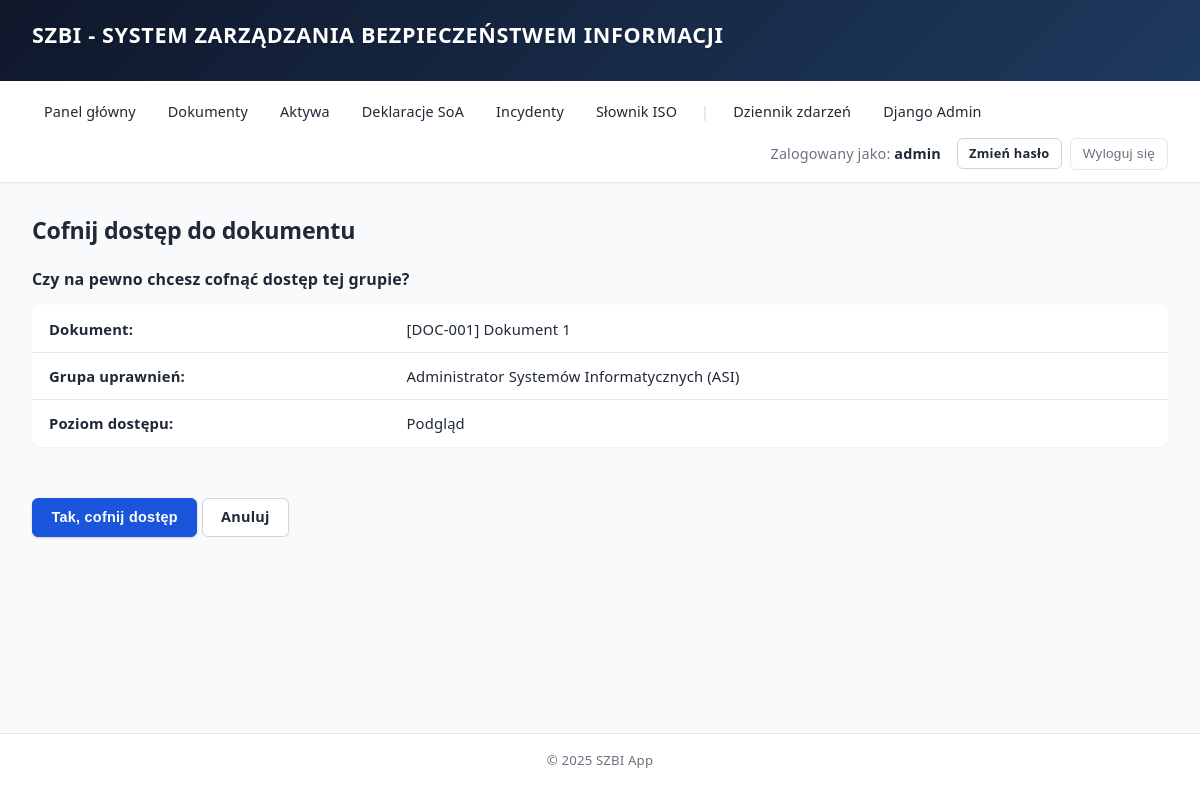
Page /documents/1/dostep/1/cofnij/ (signed in) on the committed database.
### documents/models.py (models this page shows, shortened)
class Document(models.Model):
    STATUS = [
        ('draft', 'Szkic'),
        ('review', 'W przeglądzie'),
        ('approval', 'Oczekuje na zatwierdzenie'),
        ('published', 'Opublikowany'),
        ('archived', 'Zarchiwizowany'),
    ]
    DOCUMENT_TYPE_CHOICES = [
        ('policy', 'Polityka'),
        ('procedure', 'Procedura'),
        ('instruction', 'Instrukcja'),
        ('regulation', 'Regulamin'),
        ('plan', 'Plan'),
        ('report', 'Raport'),
        ('record', 'Zapis'),
        ('other', 'Inny'),
    ]
    WORKFLOW_TRANSITIONS = {
        'draft': ['review'],
        'review': ['draft', 'approval'],
        'approval': ['review', 'published'],
        'published': ['archived'],
        'archived': ['draft'],
    }
    designation = models.CharField(
        max_length=50,
        unique=True,
        verbose_name="Oznaczenie",
        help_text="Unikalne oznaczenie dokumentu, np. POL-001, PROC-003"
    )
    title = models.CharField(max_length=255, verbose_name="Tytuł")
    document_type = models.CharField(
        max_length=20,
        choices=DOCUMENT_TYPE_CHOICES,
        default='other',
        verbose_name="Rodzaj dokumentu"
    )
    description = models.TextField(blank=True, verbose_name="Opis")
    owner = models.ForeignKey(
        User,
        on_delete=models.PROTECT,
        verbose_name="Właściciel"
    )
    status = models.CharField(
        max_length=20,
        choices=STATUS,
        default='draft',
        verbose_name="Status"
    )
    created_at = models.DateTimeField(auto_now_add=True, verbose_name="Data utworzenia")
    updated_at = models.DateTimeField(auto_now=True, verbose_name="Data modyfikacji")
    class Meta:
        verbose_name = "Dokument"
        verbose_name_plural = "Dokumenty"
        ordering = ['-updated_at']

class DocumentAccess(models.Model):
    ACCESS_LEVEL_CHOICES = [
        ('view', 'Podgląd'),
        ('edit', 'Edycja'),
        ('manage', 'Zarządzanie'),
    ]
    document = models.ForeignKey(
        Document, on_delete=models.CASCADE, related_name='access_entries',
        verbose_name="Dokument"
    )
    permission_group = models.ForeignKey(
        'core.PermissionGroup', on_delete=models.CASCADE,
        related_name='document_access',
        verbose_name="Grupa uprawnień"
    )
    access_level = models.CharField(
        max_length=10, choices=ACCESS_LEVEL_CHOICES, default='view',
        verbose_name="Poziom dostępu"
    )
    granted_by = models.ForeignKey(
        User, on_delete=models.SET_NULL, null=True,
        related_name='granted_document_access',
        verbose_name="Nadał"
    )
    granted_at = models.DateTimeField(auto_now_add=True, verbose_name="Data nadania")
    class Meta:
        verbose_name = "Dostęp do dokumentu"
        verbose_name_plural = "Dostępy do dokumentów"
        unique_together = ['document', 'permission_group']
        ordering = ['document', 'permission_group']

### core/models.py (models this page shows, shortened)
class PermissionGroup(models.Model):
    name = models.CharField(max_length=255, verbose_name="Nazwa grupy")
    description = models.TextField(verbose_name="Opis", blank=True)
    permissions = models.ManyToManyField(
        Permission,
        blank=True,
        related_name='groups',
        verbose_name="Uprawnienia"
    )
    created_at = models.DateTimeField(auto_now_add=True, verbose_name="Data utworzenia")
    updated_at = models.DateTimeField(auto_now=True, verbose_name="Data modyfikacji")
    class Meta:
        verbose_name = "Grupa uprawnień"
        verbose_name_plural = "Grupy uprawnień"
        ordering = ['name']

### documents/views.py (the view, shortened to what this page needs)
# urls.py: path('<int:pk>/dostep/<int:access_pk>/cofnij/', document_revoke_access, name='revoke_access'),
@szbi_permission_required([PERM_DOCUMENTS_ADMIN, PERM_DOCUMENTS_OWNER])
def document_revoke_access(request, pk, access_pk):
    document = get_object_or_404(Document, pk=pk)
    access = get_object_or_404(DocumentAccess, pk=access_pk, document=document)
    return render(request, 'documents/document_revoke_access.html', {
        'document': document,
        'access': access,
    })

### core/mixins.py (called while the page is built, shortened)
def szbi_permission_required(permission_name, login_url=None, raise_exception=False):
    def decorator(view_func):
        @wraps(view_func)
        def _wrapped_view(request, *args, **kwargs):
            if not request.user.is_authenticated:
                from django.contrib.auth.views import redirect_to_login
                return redirect_to_login(request.get_full_path(), login_url)
            has_perm = False
            if request.user.is_superuser:
                has_perm = True
            if has_perm:
                return view_func(request, *args, **kwargs)
            if raise_exception:
                raise PermissionDenied("Nie masz uprawnień do wykonania tej operacji.")
            return redirect('core:dashboard_access_denied')
        return _wrapped_view
    return decorator

### templates/documents/document_revoke_access.html (shortened to what this page needs)
{% extends "base.html" %}
{% block content %}
<h2>Cofnij dostęp do dokumentu</h2>
<div>
    <p><strong>Czy na pewno chcesz cofnąć dostęp tej grupie?</strong></p>
    <table class="detail-table">
        <tr>
            <td><strong>Dokument:</strong></td>
            <td>[{{ document.designation }}] {{ document.title }}</td>
        </tr>
        <tr>
            <td><strong>Grupa uprawnień:</strong></td>
            <td>{{ access.permission_group.name }}</td>
        </tr>
        <tr>
            <td><strong>Poziom dostępu:</strong></td>
            <td>{{ access.get_access_level_display }}</td>
        </tr>
    </table>
</div>
<br>
<form method="post">
    <button type="submit">Tak, cofnij dostęp</button>
    <a href="{% url 'documents:detail' document.pk %}" class="btn btn-outline">Anuluj</a>
</form>
{% endblock %}

### templates/base.html (shortened to what this page needs)
{% load static %}
<!DOCTYPE html>
<html lang="pl">
<head>
    <link rel="stylesheet" href="{% static 'css/style.css' %}">
</head>
<body>
    <header>
        <h1>SZBI - System Zarządzania Bezpieczeństwem Informacji</h1>
    </header>
    <nav>
        {% if user.is_authenticated %}
            <a href="{% url 'core:dashboard' %}">Panel główny</a>
            <a href="/documents/">Dokumenty</a>
            <a href="/aktywa/">Aktywa</a>
            <a href="/deklaracje/">Deklaracje SoA</a>
            <a href="/incydenty/">Incydenty</a>
            <a href="/slownik/">Słownik ISO</a>
            {% if user.is_staff %}
                <span class="nav-separator">|</span>
                <a href="{% url 'core:activity_log_list' %}">Dziennik zdarzeń</a>
                <a href="/admin/">Django Admin</a>
            {% endif %}
            <span>Zalogowany jako: <strong>{{ user.username }}</strong></span>
            <a href="{% url 'core:password_change' %}" class="btn btn-sm btn-outline" style="margin-left: 0.5rem;">Zmień hasło</a>
            <form method="post" action="{% url 'logout' %}">
                <button type="submit">Wyloguj się</button>
            </form>
        {% else %}
            <a href="{% url 'login' %}">Zaloguj się</a>
        {% endif %}
    </nav>
    <main>
        {% block content %}
        {% endblock %}
    </main>
    <footer>
        <p>&copy; 2025 SZBI App</p>
    </footer>
</body>
</html>

### static/css/style.css (style rules this page uses)
*, *::before, *::after { box-sizing: border-box; margin: 0; padding: 0; }
:root { --color-primary: #1a56db; --color-primary-dark: #1e40af; --color-primary-light: #dbeafe; --color-danger: #dc2626; --color-danger-bg: #fef2f2; --color-danger-border: #fecaca; --color-warning: #d97706; --color-warning-bg: #fffbeb; --color-warning-border: #fde68a; --color-success: #16a34a; --color-success-bg: #f0fdf4; --color-success-border: #bbf7d0; --color-info: #0891b2; --color-info-bg: #ecfeff; --color-info-border: #a5f3fc; --color-muted: #6b7280; --color-text: #1f2937; --color-text-light: #6b7280; --color-bg: #f8fafc; --color-white: #ffffff; --color-border: #e5e7eb; --color-border-dark: #d1d5db; --shadow-sm: 0 1px 2px rgba(0,0,0,0.05); --shadow-md: 0 4px 6px -1px rgba(0,0,0,0.1), 0 2px 4px -2px rgba(0,0,0,0.1); --shadow-btn: 0 1px 3px rgba(0,0,0,0.12), 0 1px 2px rgba(0,0,0,0.06); --shadow-btn-hover: 0 4px 8px rgba(0,0,0,0.12), 0 2px 4px rgba(0,0,0,0.08); --radius-sm: 6px; --radius-md: 8px; --radius-lg: 12px; }
html { font-size: 16px; -webkit-font-smoothing: antialiased; -moz-osx-font-smoothing: grayscale; }
body { font-family: 'Segoe UI', -apple-system, BlinkMacSystemFont, Roboto, 'Helvetica Neue', Arial, sans-serif; color: var(--color-text); background: var(--color-bg); line-height: 1.65; min-height: 100vh; display: flex; flex-direction: column; letter-spacing: 0.01em; }
a { color: var(--color-primary); text-decoration: none; }
p { margin-bottom: 0.75rem; line-height: 1.65; }
strong { font-weight: 600; color: var(--color-text); }
header { background: linear-gradient(135deg, #0f172a 0%, #1e3a5f 100%); color: var(--color-white); padding: 1.25rem 2rem; box-shadow: var(--shadow-md); }
header h1 { font-size: 1.35rem; font-weight: 700; letter-spacing: 0.03em; color: #ffffff; text-transform: uppercase; text-shadow: 0 1px 2px rgba(0,0,0,0.2); }
nav { background: var(--color-white); border-bottom: 1px solid var(--color-border); padding: 0.75rem 2rem; display: flex; align-items: center; gap: 0.5rem; flex-wrap: wrap; box-shadow: var(--shadow-sm); }
nav a { color: var(--color-text); padding: 0.4rem 0.75rem; border-radius: var(--radius-sm); font-size: 0.9rem; font-weight: 500; }
nav span { font-size: 0.9rem; color: var(--color-text-light); margin-left: auto; }
nav form { display: inline; }
nav .nav-separator { color: var(--color-border-dark); margin: 0 0.25rem; }
nav button { background: none; border: 1px solid var(--color-border); padding: 0.35rem 0.75rem; border-radius: var(--radius-sm); cursor: pointer; font-size: 0.85rem; color: var(--color-text-light); box-shadow: none; font-weight: 500; }
main { max-width: 1280px; width: 100%; margin: 0 auto; padding: 2rem; flex: 1; }
h1, h2, h3, h4, h5, h6 { color: var(--color-text); font-weight: 600; line-height: 1.35; margin-bottom: 0.75rem; letter-spacing: -0.01em; }
h1 { font-size: 1.75rem; }
h2 { font-size: 1.45rem; margin-bottom: 1.25rem; }
table { width: 100%; border-collapse: collapse; background: var(--color-white); border-radius: var(--radius-md); overflow: hidden; box-shadow: var(--shadow-sm); margin-bottom: 1.5rem; border: 1px solid var(--color-border); }
table th, table td { padding: 0.75rem 1rem; text-align: left; border-bottom: 1px solid var(--color-border); font-size: 0.925rem; line-height: 1.5; }
table tbody tr:last-child td { border-bottom: none; }
button, .btn { display: inline-flex; align-items: center; justify-content: center; gap: 0.4rem; padding: 0.55rem 1.15rem; font-size: 0.9rem; font-weight: 600; border-radius: var(--radius-sm); border: 1px solid var(--color-primary); background: var(--color-primary); color: var(--color-white); cursor: pointer; line-height: 1.4; letter-spacing: 0.02em; box-shadow: var(--shadow-btn); white-space: nowrap; }
.btn-outline { background: var(--color-white); color: var(--color-text); border-color: var(--color-border-dark); box-shadow: none; }
.btn-sm { padding: 0.35rem 0.7rem; font-size: 0.8rem; }
a.btn { text-decoration: none; }
.detail-table { border: 1px solid var(--color-border); }
.detail-table td { border-bottom: 1px solid var(--color-border); }
footer { background: var(--color-white); border-top: 1px solid var(--color-border); padding: 1rem 2rem; text-align: center; color: var(--color-text-light); font-size: 0.825rem; margin-top: auto; }

### rows in the picture
Document: designation "DOC-001", title "Dokument 1"
DocumentAccess: permission_group.name "Administrator Systemów Informatycznych (ASI)", access_level "Podgląd"

### other values in the picture
{{ user.username }} "admin"
